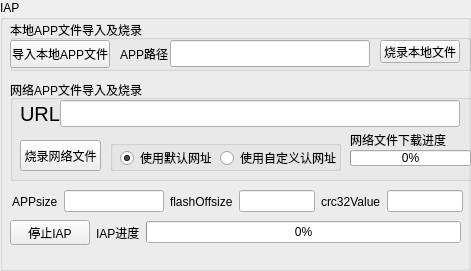
   <widget class="QGroupBox" name="groupBox_4">
    <property name="geometry">
     <rect>
      <x>10</x>
      <y>470</y>
      <width>471</width>
      <height>271</height>
     </rect>
    </property>
    <property name="title">
     <string>IAP</string>
    </property>
    <widget class="QGroupBox" name="groupBox_6">
     <property name="geometry">
      <rect>
       <x>10</x>
       <y>20</y>
       <width>461</width>
       <height>51</height>
      </rect>
     </property>
     <property name="title">
      <string>本地APP文件导入及烧录</string>
     </property>
     <widget class="QPushButton" name="appBt">
      <property name="geometry">
       <rect>
        <x>0</x>
        <y>20</y>
        <width>100</width>
        <height>28</height>
       </rect>
      </property>
      <property name="minimumSize">
       <size>
        <width>100</width>
        <height>0</height>
       </size>
      </property>
      <property name="font">
       <font>
        <pointsize>9</pointsize>
       </font>
      </property>
      <property name="text">
       <string>导入本地APP文件</string>
      </property>
     </widget>
     <widget class="QLineEdit" name="apppathEdit">
      <property name="geometry">
       <rect>
        <x>160</x>
        <y>20</y>
        <width>200</width>
        <height>27</height>
       </rect>
      </property>
      <property name="minimumSize">
       <size>
        <width>200</width>
        <height>0</height>
       </size>
      </property>
      <property name="font">
       <font>
        <pointsize>15</pointsize>
       </font>
      </property>
      <property name="frame">
       <bool>true</bool>
      </property>
      <property name="readOnly">
       <bool>true</bool>
      </property>
     </widget>
     <widget class="QLabel" name="label_21">
      <property name="geometry">
       <rect>
        <x>110</x>
        <y>20</y>
        <width>81</width>
        <height>27</height>
       </rect>
      </property>
      <property name="font">
       <font>
        <pointsize>9</pointsize>
       </font>
      </property>
      <property name="text">
       <string>APP路径</string>
      </property>
     </widget>
     <widget class="QPushButton" name="pushButton">
      <property name="geometry">
       <rect>
        <x>370</x>
        <y>20</y>
        <width>80</width>
        <height>23</height>
       </rect>
      </property>
      <property name="text">
       <string>烧录本地文件</string>
      </property>
     </widget>
    </widget>
    <widget class="QGroupBox" name="groupBox_10">
     <property name="geometry">
      <rect>
       <x>10</x>
       <y>80</y>
       <width>471</width>
       <height>101</height>
      </rect>
     </property>
     <property name="title">
      <string>网络APP文件导入及烧录</string>
     </property>
     <widget class="QLabel" name="label_25">
      <property name="geometry">
       <rect>
        <x>10</x>
        <y>20</y>
        <width>41</width>
        <height>27</height>
       </rect>
      </property>
      <property name="font">
       <font>
        <pointsize>15</pointsize>
       </font>
      </property>
      <property name="text">
       <string>URL</string>
      </property>
     </widget>
     <widget class="QLineEdit" name="appUrlPathEdit">
      <property name="geometry">
       <rect>
        <x>50</x>
        <y>20</y>
        <width>400</width>
        <height>27</height>
       </rect>
      </property>
      <property name="minimumSize">
       <size>
        <width>400</width>
        <height>0</height>
       </size>
      </property>
      <property name="font">
       <font>
        <pointsize>15</pointsize>
       </font>
      </property>
      <property name="frame">
       <bool>true</bool>
      </property>
      <property name="readOnly">
       <bool>false</bool>
      </property>
     </widget>
     <widget class="QGroupBox" name="groupBox_19">
      <property name="geometry">
       <rect>
        <x>100</x>
        <y>60</y>
        <width>231</width>
        <height>31</height>
       </rect>
      </property>
      <property name="title">
       <string/>
      </property>
      <widget class="QRadioButton" name="useDefaultWebAddressRb">
       <property name="geometry">
        <rect>
         <x>10</x>
         <y>10</y>
         <width>91</width>
         <height>16</height>
        </rect>
       </property>
       <property name="text">
        <string>使用默认网址</string>
       </property>
       <property name="checked">
        <bool>true</bool>
       </property>
      </widget>
      <widget class="QRadioButton" name="useCustomWebAddressRb">
       <property name="geometry">
        <rect>
         <x>110</x>
         <y>10</y>
         <width>121</width>
         <height>16</height>
        </rect>
       </property>
       <property name="text">
        <string>使用自定义认网址</string>
       </property>
      </widget>
     </widget>
     <widget class="QPushButton" name="pushButton_2">
      <property name="geometry">
       <rect>
        <x>10</x>
        <y>60</y>
        <width>81</width>
        <height>31</height>
       </rect>
      </property>
      <property name="text">
       <string>烧录网络文件</string>
      </property>
     </widget>
     <widget class="QLabel" name="label_27">
      <property name="geometry">
       <rect>
        <x>340</x>
        <y>50</y>
        <width>101</width>
        <height>20</height>
       </rect>
      </property>
      <property name="text">
       <string>网络文件下载进度</string>
      </property>
     </widget>
     <widget class="QProgressBar" name="progressBar">
      <property name="geometry">
       <rect>
        <x>340</x>
        <y>70</y>
        <width>121</width>
        <height>16</height>
       </rect>
      </property>
      <property name="value">
       <number>0</number>
      </property>
     </widget>
    </widget>
    <widget class="QWidget" name="layoutWidget">
     <property name="geometry">
      <rect>
       <x>12</x>
       <y>187</y>
       <width>451</width>
       <height>29</height>
      </rect>
     </property>
     <layout class="QHBoxLayout" name="horizontalLayout_2">
      <item>
       <widget class="QLabel" name="label_20">
        <property name="font">
         <font>
          <pointsize>9</pointsize>
         </font>
        </property>
        <property name="text">
         <string>APPsize</string>
        </property>
       </widget>
      </item>
      <item>
       <widget class="QLineEdit" name="appsizeEdit">
        <property name="minimumSize">
         <size>
          <width>100</width>
          <height>0</height>
         </size>
        </property>
        <property name="maximumSize">
         <size>
          <width>120</width>
          <height>16777215</height>
         </size>
        </property>
        <property name="font">
         <font>
          <pointsize>9</pointsize>
         </font>
        </property>
        <property name="text">
         <string/>
        </property>
        <property name="readOnly">
         <bool>true</bool>
        </property>
       </widget>
      </item>
      <item>
       <widget class="QLabel" name="label_24">
        <property name="font">
         <font>
          <pointsize>9</pointsize>
         </font>
        </property>
        <property name="text">
         <string>flashOffsize</string>
        </property>
       </widget>
      </item>
      <item>
       <widget class="QLineEdit" name="appoffsizeEdit">
        <property name="enabled">
         <bool>true</bool>
        </property>
        <property name="minimumSize">
         <size>
          <width>50</width>
          <height>0</height>
         </size>
        </property>
        <property name="maximumSize">
         <size>
          <width>120</width>
          <height>16777215</height>
         </size>
        </property>
        <property name="font">
         <font>
          <pointsize>9</pointsize>
         </font>
        </property>
        <property name="readOnly">
         <bool>true</bool>
        </property>
        <property name="clearButtonEnabled">
         <bool>false</bool>
        </property>
       </widget>
      </item>
      <item>
       <widget class="QLabel" name="label_30">
        <property name="font">
         <font>
          <pointsize>9</pointsize>
         </font>
        </property>
        <property name="text">
         <string>crc32Value</string>
        </property>
       </widget>
      </item>
      <item>
       <widget class="QLineEdit" name="crc32ValueEdit">
        <property name="enabled">
         <bool>true</bool>
        </property>
        <property name="minimumSize">
         <size>
          <width>50</width>
          <height>0</height>
         </size>
        </property>
        <property name="maximumSize">
         <size>
          <width>120</width>
          <height>16777215</height>
         </size>
        </property>
        <property name="font">
         <font>
          <pointsize>9</pointsize>
         </font>
        </property>
        <property name="readOnly">
         <bool>true</bool>
        </property>
        <property name="clearButtonEnabled">
         <bool>false</bool>
        </property>
       </widget>
      </item>
     </layout>
    </widget>
    <widget class="QWidget" name="layoutWidget">
     <property name="geometry">
      <rect>
       <x>10</x>
       <y>220</y>
       <width>451</width>
       <height>25</height>
      </rect>
     </property>
     <layout class="QHBoxLayout" name="horizontalLayout">
      <item>
       <widget class="QPushButton" name="interruptDownloadBt">
        <property name="text">
         <string>停止IAP</string>
        </property>
       </widget>
      </item>
      <item>
       <widget class="QLabel" name="label_29">
        <property name="text">
         <string>IAP进度</string>
        </property>
       </widget>
      </item>
      <item>
       <widget class="QProgressBar" name="iapProgressBar">
        <property name="value">
         <number>0</number>
        </property>
       </widget>
      </item>
     </layout>
    </widget>
   </widget>
